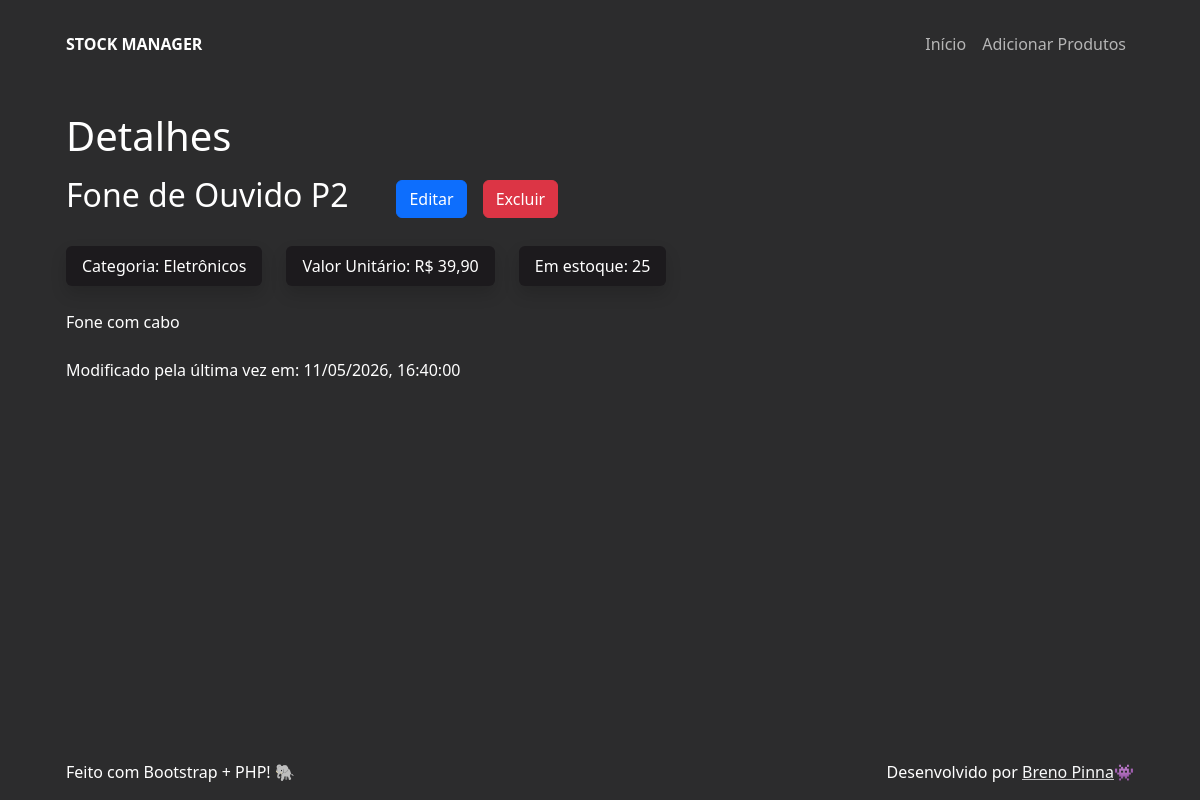
Screenshot of /details?id=31 with the database file from the repository.
### tables this page shows
CREATE TABLE products (
  id int NOT NULL AUTO_INCREMENT,
  name varchar(255) NOT NULL,
  quantity int NOT NULL,
  category varchar(255) NOT NULL,
  price decimal(10, 2) NOT NULL,
  description varchar(1000) NOT NULL,
  created_at timestamp DEFAULT CURRENT_TIMESTAMP,
  modified_at timestamp DEFAULT CURRENT_TIMESTAMP ON UPDATE CURRENT_TIMESTAMP,
  PRIMARY KEY (id)
);

### htdocs/src/data/get_product_details.php (called while the page is built, shortened)
<?php
  function get_product_details(int $id){
    try {
      $con = connect();
      $sql = "SELECT * FROM products WHERE products.id = :id;";
      $stmt = $con->prepare($sql);
      $stmt->execute([
        ":id" => $id
      ]);
      $product_details = $stmt->fetch(PDO::FETCH_ASSOC);
      return ['success' => true, 'data' => $product_details];
    } catch (\Throwable $th) {
      return ['success' => false, 'message' => $th->getMessage()];
    }
  }

### htdocs/src/pages/details.php (the view, shortened to what this page needs)
<?php
  require_once __DIR__ . '/../data/get_product_details.php';
  require_once __DIR__ . '/../components/btn_update.php';
  require_once __DIR__ . '/../components/btn_delete.php';
  require_once __DIR__ . '/../components/tag.php';
  $id = $_GET['id'];
  $data = get_product_details($id);
  $product = $data['data'] ?? [];
?>
<?php if(!$data['success']): ?>
  <p class="p-0 text-start">Houve um erro no servidor. Recarregue a página e tente novamente.</p>
<?php elseif($product): ?>
  <?php
    $currency_formatter = new NumberFormatter('pt_BR', NumberFormatter::CURRENCY);
    $name = htmlspecialchars($product['name']);
    $category = htmlspecialchars($product['category']);
    $price = numfmt_format_currency($currency_formatter, $product['price'], "BRL");
    $description = htmlspecialchars($product['description']);
    $modified_at = (new DateTime($product['modified_at']))->format("d/m/Y, H:i:s");
    $quantity = $product['quantity'];
    $btn_update = btn_update($id);
    $btn_delete = btn_delete($id, $name);
    $tags = [
      tag("Categoria: " . $category),
      tag("Valor Unitário: " . $price),
      tag("Em estoque: " . $quantity)
    ];
  ?>
  <div class="d-flex align-items-center flex-wrap column-gap-5">
    <h2 class="fw-light"><?= $product['name'] ?></h2>
    <div class="d-flex gap-3">
      <?= $btn_update ?>
      <?= $btn_delete ?>
    </div>
  </div>
  <div class="d-flex gap-4 mt-4 flex-wrap">
    <?php foreach ($tags as $tag): ?>
      <?= $tag ?>
    <?php endforeach; ?>
  </div>
  <p class="mt-4"><?= $description ?></p>
  <p class="mt-4">Modificado pela última vez em: <?= $modified_at ?></p>
<?php endif; ?>

### htdocs/assets/theme.css (style rules this page uses)
:root { --overwrite-primary-color: #2c2c2d; --overwrite-secondary-color: #1c1a1d; }
.bg-primary { background-color: var(--overwrite-primary-color) !important; }

### rows the page displays
products: name "Fone de Ouvido P2", description "Fone com cabo", modified_at "11/05/2026, 16:40:00"

### other values shown
$text "Categoria: Eletrônicos"
$text "Valor Unitário: R$ 39,90"
$text "Em estoque: 25"
